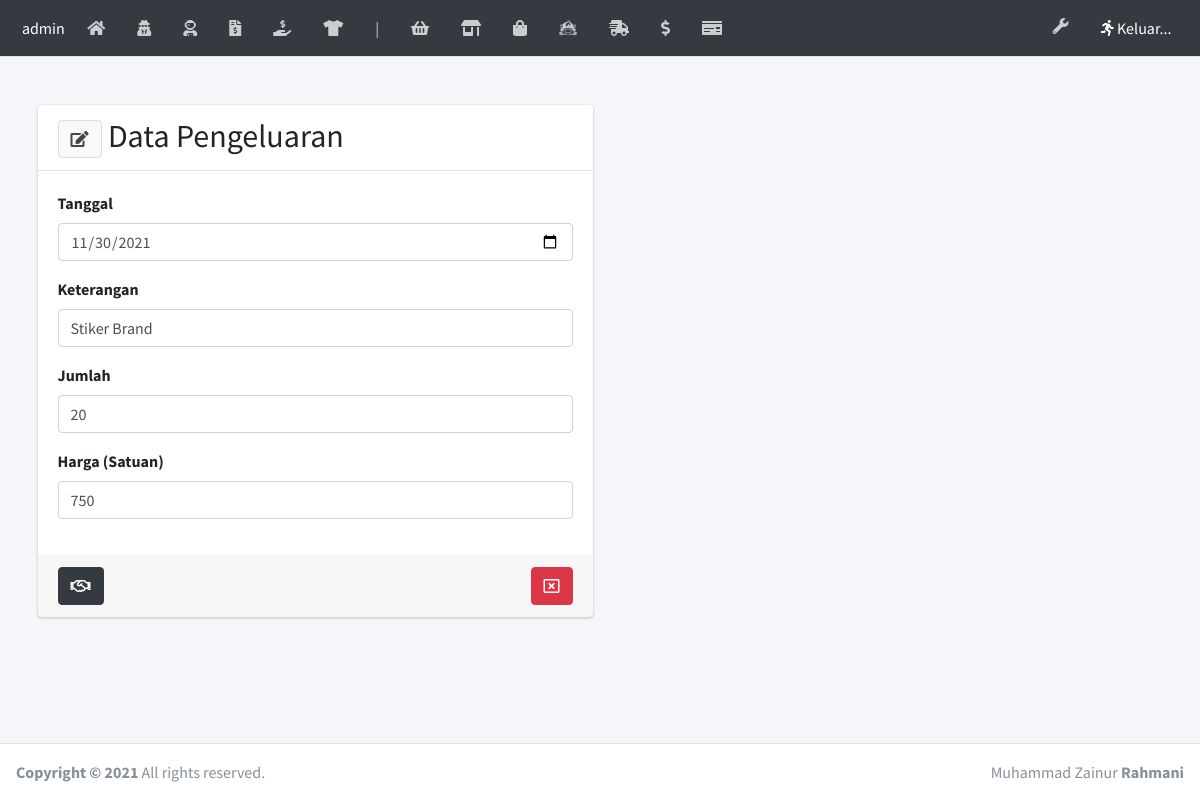
The page /laman/pengeluaran_edit.php?idpengeluaran=3 on the database its author committed.
### tables this page shows
CREATE TABLE `pengeluaran` (
  `idpengeluaran` int(5) NOT NULL,
  `tgl` date NOT NULL,
  `ket` text NOT NULL,
  `jumlah` int(5) NOT NULL,
  `harga` float NOT NULL,
  `total` double NOT NULL
);

### laman/pengeluaran_edit.php (the view, shortened to what this page needs)
<?php require('headernya.php');
	$idpengeluaran = $_GET['idpengeluaran'];
	$query = mysqli_query($kon, "SELECT * FROM pengeluaran WHERE idpengeluaran = '$idpengeluaran'");
	$data  = mysqli_fetch_array($query);
?>
  <div class="content-wrapper">
    <br><br>
    <section class="content">
      <div class="container">
        <div class="row">
          <div class="col-md-6 col-sm-12">
            <div class="card">
              <div class="card-header">
                <h2 style="display:inline;"><button class="btn btn-default" type="button" data-toggle="tooltip" data-placement="bottom" title="Ubah"><i class="fas fa-edit"></i></button> Data Pengeluaran</h2>
              </div>
              <div class="card-body">
                <form action="" method="POST" autocomplete="off">
                  <div class="form-group">
                    <label>Tanggal</label>
                    <input type="date" value="<?= $data['tgl'] ?>" class="form-control" name="tgl">
                  </div>
                  <div class="form-group">
                    <label>Keterangan</label>
                    <input type="text" value="<?= $data['ket'] ?>" class="form-control" name="ket">
                  </div>
                  <div class="form-group">
                    <label>Jumlah</label>
                    <input type="number" class="form-control" name="jumlah" value="<?= $data['jumlah'] ?>">
                  </div>
                  <div class="form-group">
                    <label>Harga (Satuan)</label>
                    <input type="number" class="form-control" name="harga" value="<?= $data['harga'] ?>">
                  </div>
                </div>
                <div class="card-footer">
                  <button type="submit" name="simpan" class="btn btn-dark" data-toggle="tooltip" data-placement="bottom" title="Simpan"><i class="far fa-handshake"></i></button>
                  <button type="button" onclick="window.location='pengeluaran.php';" data-toggle="tooltip" data-placement="bottom" title="Kembali" class="btn btn-danger float-right">
                    <i class="far fa-window-close"></i></button>
                </div>
            	</div>
            </div>
        </div>
      </section>
  </div>
<?php require('footernya.php') ?>

### rows shown on the page
pengeluaran: tgl "11/30/2021", ket "Stiker Brand", jumlah "20", harga "750"
